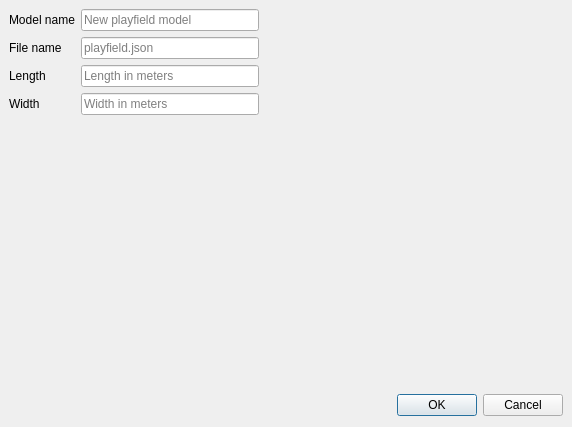
<?xml version="1.0" encoding="UTF-8"?>
<ui version="4.0">
 <class>EditModelDialog</class>
 <widget class="QDialog" name="EditModelDialog">
  <property name="windowModality">
   <enum>Qt::ApplicationModal</enum>
  </property>
  <property name="geometry">
   <rect>
    <x>0</x>
    <y>0</y>
    <width>572</width>
    <height>427</height>
   </rect>
  </property>
  <property name="windowTitle">
   <string>Dialog</string>
  </property>
  <property name="modal">
   <bool>true</bool>
  </property>
  <layout class="QVBoxLayout" name="verticalLayout">
   <property name="leftMargin">
    <number>9</number>
   </property>
   <property name="topMargin">
    <number>9</number>
   </property>
   <property name="rightMargin">
    <number>9</number>
   </property>
   <item>
    <layout class="QHBoxLayout" name="horizontalLayout">
     <property name="spacing">
      <number>0</number>
     </property>
     <item>
      <widget class="QWidget" name="leftPanel" native="true">
       <property name="minimumSize">
        <size>
         <width>250</width>
         <height>0</height>
        </size>
       </property>
       <property name="maximumSize">
        <size>
         <width>250</width>
         <height>16777215</height>
        </size>
       </property>
       <layout class="QFormLayout" name="formLayout">
        <property name="leftMargin">
         <number>0</number>
        </property>
        <property name="topMargin">
         <number>0</number>
        </property>
        <property name="rightMargin">
         <number>0</number>
        </property>
        <property name="bottomMargin">
         <number>0</number>
        </property>
        <item row="0" column="0">
         <widget class="QLabel" name="label">
          <property name="text">
           <string>Model name</string>
          </property>
         </widget>
        </item>
        <item row="0" column="1">
         <widget class="QLineEdit" name="editName">
          <property name="text">
           <string/>
          </property>
          <property name="placeholderText">
           <string>New playfield model</string>
          </property>
         </widget>
        </item>
        <item row="1" column="0">
         <widget class="QLabel" name="label_2">
          <property name="text">
           <string>File name</string>
          </property>
         </widget>
        </item>
        <item row="1" column="1">
         <widget class="QLineEdit" name="editFilename">
          <property name="text">
           <string/>
          </property>
          <property name="placeholderText">
           <string>playfield.json</string>
          </property>
         </widget>
        </item>
        <item row="2" column="0">
         <widget class="QLabel" name="label_3">
          <property name="text">
           <string>Length</string>
          </property>
         </widget>
        </item>
        <item row="2" column="1">
         <widget class="QLineEdit" name="editLength">
          <property name="text">
           <string/>
          </property>
          <property name="placeholderText">
           <string>Length in meters</string>
          </property>
         </widget>
        </item>
        <item row="3" column="0">
         <widget class="QLabel" name="label_4">
          <property name="text">
           <string>Width</string>
          </property>
         </widget>
        </item>
        <item row="3" column="1">
         <widget class="QLineEdit" name="editWidth">
          <property name="text">
           <string/>
          </property>
          <property name="placeholderText">
           <string>Width in meters</string>
          </property>
         </widget>
        </item>
        <item row="4" column="1">
         <spacer name="verticalSpacer">
          <property name="orientation">
           <enum>Qt::Vertical</enum>
          </property>
          <property name="sizeHint" stdset="0">
           <size>
            <width>148</width>
            <height>236</height>
           </size>
          </property>
         </spacer>
        </item>
       </layout>
      </widget>
     </item>
     <item>
      <widget class="QWidget" name="rightPanel" native="true"/>
     </item>
    </layout>
   </item>
   <item>
    <widget class="QDialogButtonBox" name="buttonBox">
     <property name="orientation">
      <enum>Qt::Horizontal</enum>
     </property>
     <property name="standardButtons">
      <set>QDialogButtonBox::Cancel|QDialogButtonBox::Ok</set>
     </property>
     <property name="centerButtons">
      <bool>false</bool>
     </property>
    </widget>
   </item>
  </layout>
 </widget>
 <resources/>
 <connections>
  <connection>
   <sender>buttonBox</sender>
   <signal>accepted()</signal>
   <receiver>EditModelDialog</receiver>
   <slot>accept()</slot>
   <hints>
    <hint type="sourcelabel">
     <x>248</x>
     <y>254</y>
    </hint>
    <hint type="destinationlabel">
     <x>157</x>
     <y>274</y>
    </hint>
   </hints>
  </connection>
  <connection>
   <sender>buttonBox</sender>
   <signal>rejected()</signal>
   <receiver>EditModelDialog</receiver>
   <slot>reject()</slot>
   <hints>
    <hint type="sourcelabel">
     <x>316</x>
     <y>260</y>
    </hint>
    <hint type="destinationlabel">
     <x>286</x>
     <y>274</y>
    </hint>
   </hints>
  </connection>
 </connections>
</ui>
